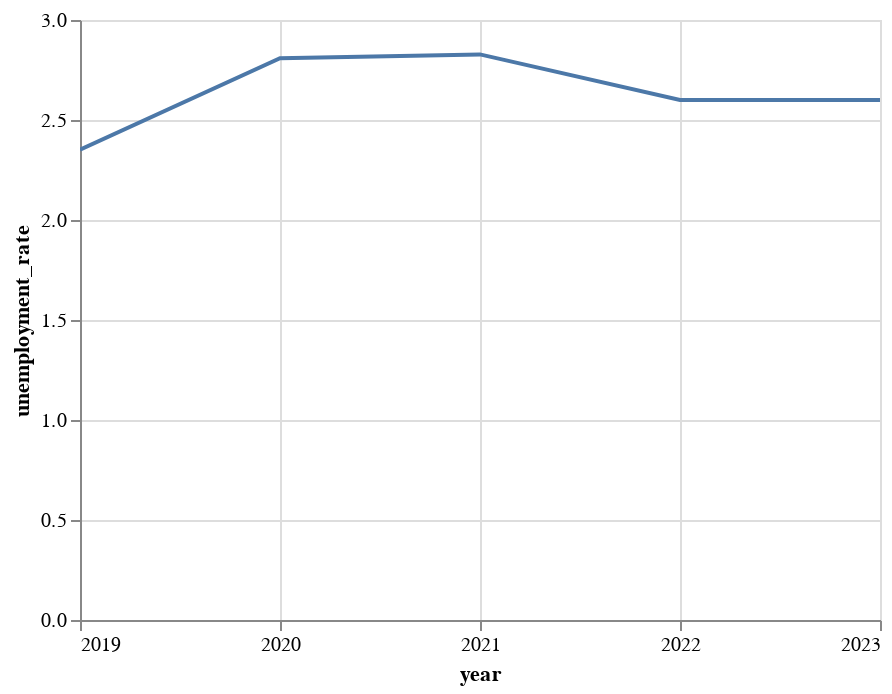

The notebook cell saved with this chart:
### Code cell
unemp_r_chart = (
    (unemp_r_out.plot.line(
        x=alt.X("year", axis=alt.Axis(format="d")), 
        y=alt.Y("unemployment_rate", scale=alt.Scale(zero=True))
                      )
    )
        .properties(width=400)
        .configure_scale(zero=False)
)

unemp_r_chart

### Figure 1 — Vega-Lite specification as saved in the notebook (floating-point values rounded to 4 significant figures)
{"config": {"view": {"continuousWidth": 300, "continuousHeight": 300}, "scale": {"zero": false}}, "data": {"name": "data-14f3068d12250aa9eb3a0a19820dcb96"}, "mark": {"type": "line", "tooltip": true}, "encoding": {"x": {"axis": {"format": "d"}, "field": "year", "type": "quantitative"}, "y": {"field": "unemployment_rate", "scale": {"zero": true}, "type": "quantitative"}}, "params": [{"name": "param_8", "select": {"type": "interval", "encodings": ["x", "y"]}, "bind": "scales"}], "width": 400, "$schema": "https://vega.github.io/schema/vega-lite/v5.20.1.json", "datasets": {"data-14f3068d12250aa9eb3a0a19820dcb96": [{"year": 2019, "unemployment_rate": 2.351}, {"year": 2020, "unemployment_rate": 2.809}, {"year": 2021, "unemployment_rate": 2.828}, {"year": 2022, "unemployment_rate": 2.6}, {"year": 2023, "unemployment_rate": 2.6}]}}
